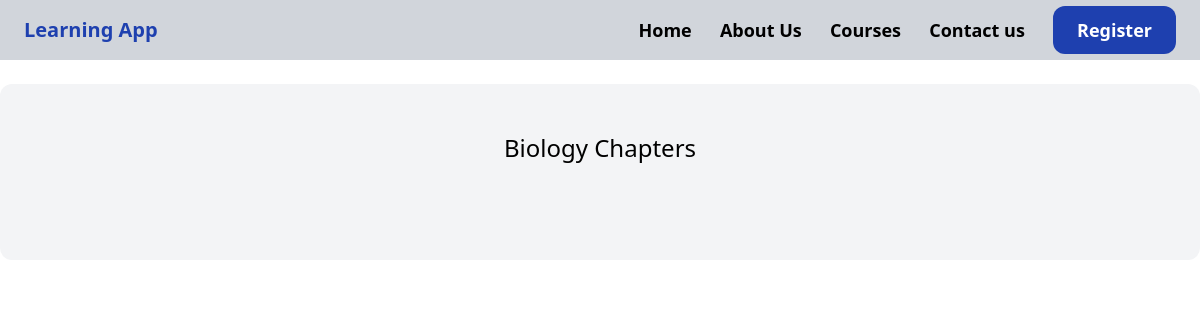
The page /physics/ on the database as committed earlier.
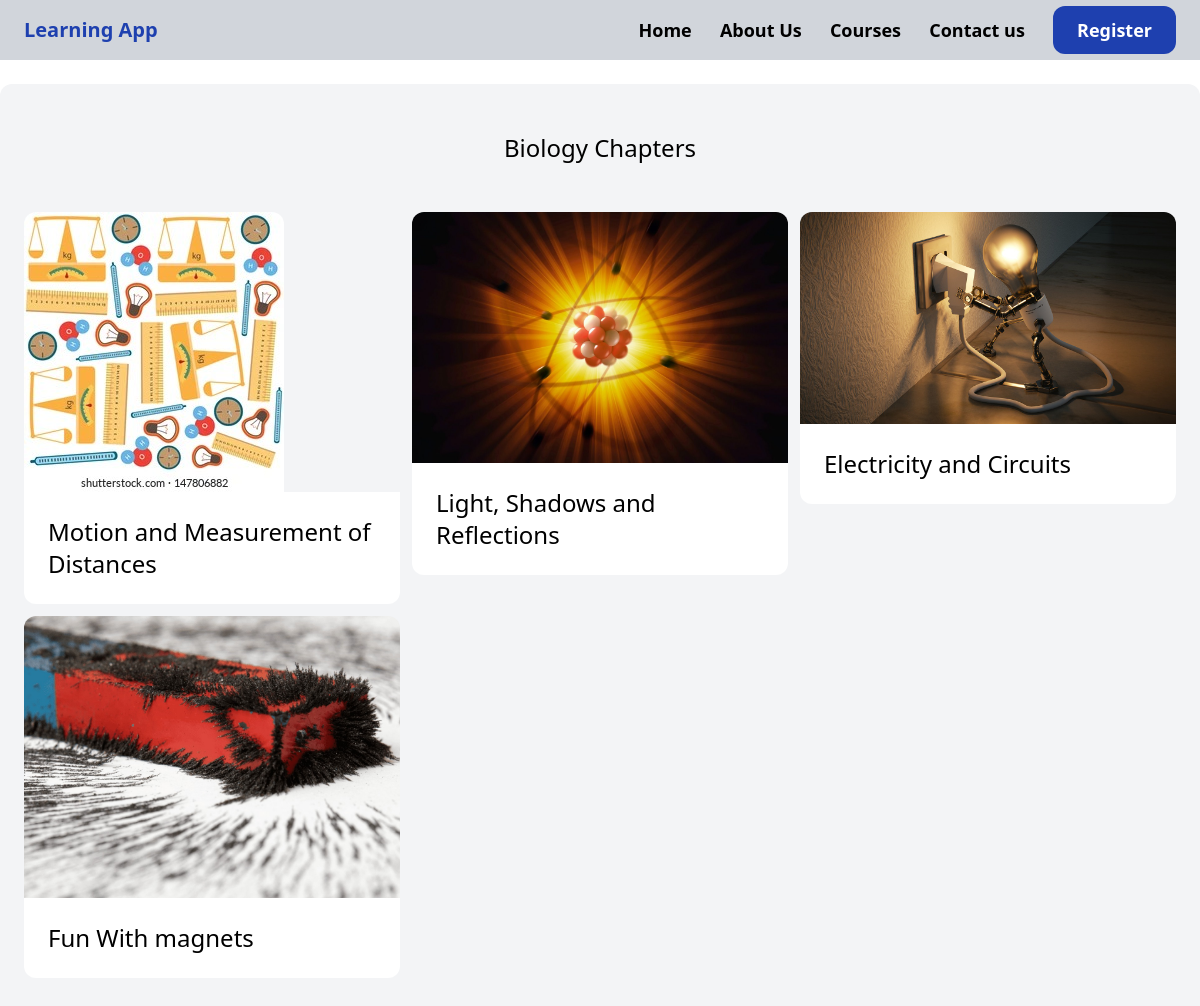
The same page on the database as committed later.
### physics/models.py (models this page shows, shortened)
class PhysicsTopic(models.Model):
    title = models.CharField(max_length=100)
    image = models.ImageField(upload_to='physics/images/')

### physics/views.py (the view)
# urls.py: path('',views.physics_chapter_view,name="physics_chapters"),
def physics_chapter_view(request):
    physics_chapters=PhysicsTopic.objects.all()
    return render(request,'physics/physics.html',{'physics_chapters':physics_chapters})

### physics/templates/physics/physics.html
{% extends 'core/base.html' %} {% block content %}
<div class="mt-6 px-6 py-12 bg-gray-100 rounded-xl">
  <h2 class="mb-12 text-2xl text-center">Biology Chapters</h2>
  <div class="grid grid-cols-3 gap-3">
    {% for chapter in physics_chapters %}
    <div>
      <a href="{% url 'physics_detail' chapter.id %}">
        <div>
          <img src="{{ chapter.image.url }}" class="rounded-t-xl" />
        </div>
        <div class="p-6 bg-white rounded-b-xl">
          <h2 class="text-2xl">{{ chapter.title }}</h2>
        </div>
      </a>
    </div>
    {% endfor %}
  </div>
</div>
{% endblock %}

Rows that differ between the two databases and show on the page:
added PhysicsTopic: image (picture), title "Motion and Measurement of Distances"
added PhysicsTopic: image (picture), title "Light, Shadows and Reflections"
added PhysicsTopic: image (picture), title "Electricity and Circuits"
added PhysicsTopic: image (picture), title "Fun With magnets"
